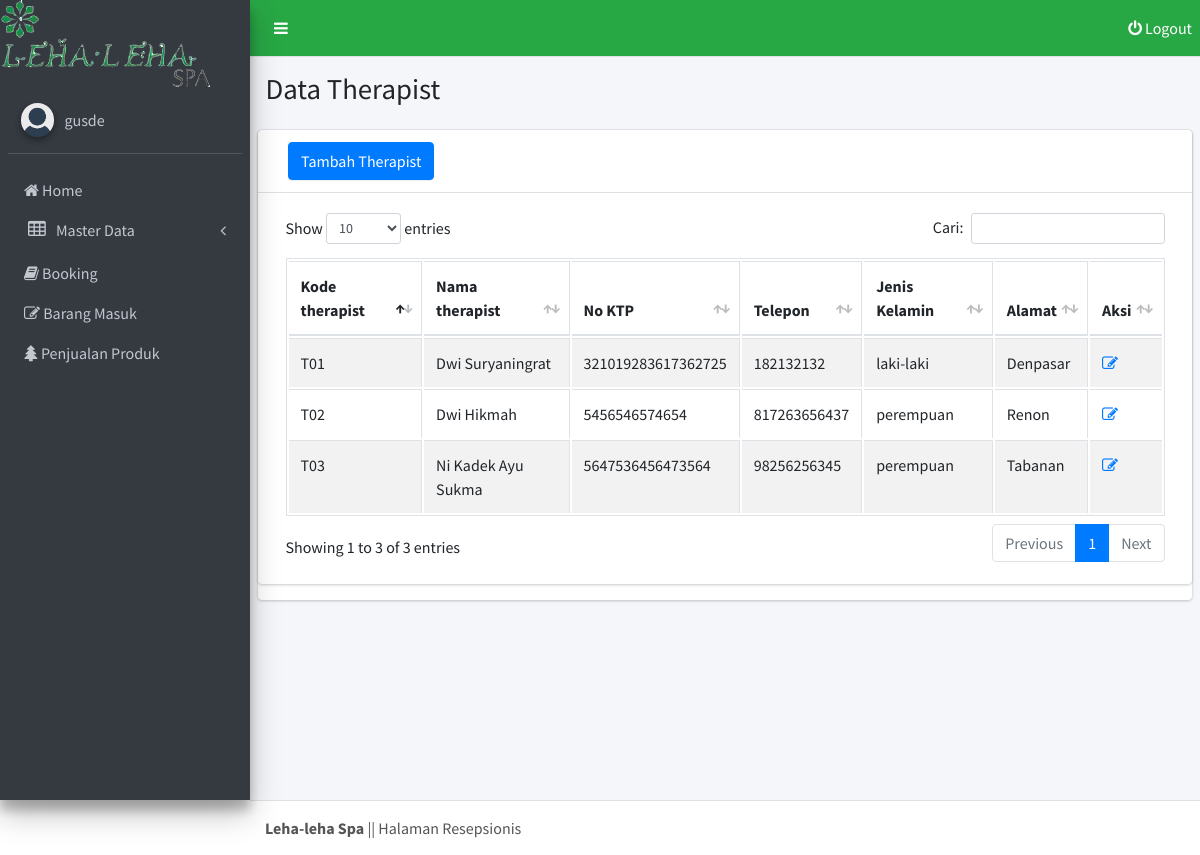
The page /resepsionis/therapist/index.php (signed in) on the database its author committed.
### tables this page shows
CREATE TABLE `therapist` (
  `kd_therapist` varchar(10) NOT NULL,
  `nama_therapist` varchar(25) NOT NULL,
  `no_ktp` varchar(30) NOT NULL,
  `telp_therapist` varchar(15) NOT NULL,
  `jenis_kelamin` varchar(15) NOT NULL,
  `alamat` varchar(30) NOT NULL
);

### resepsionis/therapist/index.php (the view, shortened to what this page needs)
<?php
  include '../config.php';
?>
<!DOCTYPE html>
<html>
<head>
  <?php include '../style2.php'; ?>
  </head>
<body class="hold-transition sidebar-mini">
<div class="wrapper">
  <?php include '../top.php' ?>
  <div class="content-wrapper">
    <section class="content-header">
      <div class="container-fluid">
        <div class="row mb-2">
          <div class="col-sm-6">
            <h1>Data Therapist</h1>
          </div>
        </div>
      </div>
    </section>
    <section class="content">
      <div class="row">
        <div class="col-12">
          <div class="card">
          <div class="card">
            <div class="card-header">
              <a href="tambah.php" name="btntambah" class="btn btn-primary" style="margin-left: 10px;">Tambah Therapist</a>
            </div>
            <div class="card-body">
            <?php
            $hasil =  mysqli_query($connect, "SELECT * FROM therapist");
              echo "<table id=\"example1\" class= \"table table-bordered table-striped\">
                <thead>
                <tr>
                  <th>Kode therapist</th>
                  <th>Nama therapist</th>
                  <th>No KTP</th>
                  <th>Telepon</th>
                  <th>Jenis Kelamin</th>
                  <th>Alamat</th>
                  <th>Aksi</th>
                </tr>
                </thead>
                <tbody>";
                while ($data=mysqli_fetch_array($hasil)){
                echo "<tr>
                  <td>$data[kd_therapist]</td>
                  <td>$data[nama_therapist]</td>
                  <td>$data[no_ktp]</td>
                  <td>$data[telp_therapist]</td>
                  <td>$data[jenis_kelamin]</td>
                  <td>$data[alamat]</td>
                  <td><a href=\"edit.php?kd_therapist=$data[kd_therapist]\" class=\"fa fa-edit\"></a>
                </tr>";
                  }
                 echo"</tfoot>
                </table>";
              ?>
            </div>
          </div>
        </div>
      </div>
    </section>
  </div>
  <?php include'../footer.php'; ?>
</div>
</body>
</html>

### rows shown on the page
therapist: kd_therapist "T01", nama_therapist "Dwi Suryaningrat", no_ktp "321019283617362725", telp_therapist "182132132", jenis_kelamin "laki-laki", alamat "Denpasar"
therapist: kd_therapist "T02", nama_therapist "Dwi Hikmah", no_ktp "5456546574654", telp_therapist "817263656437", jenis_kelamin "perempuan", alamat "Renon"
therapist: kd_therapist "T03", nama_therapist "Ni Kadek Ayu Sukma", no_ktp "5647536456473564", telp_therapist "98256256345", jenis_kelamin "perempuan", alamat "Tabanan"

### other values the page prints
$_SESSION[nama] "gusde"
